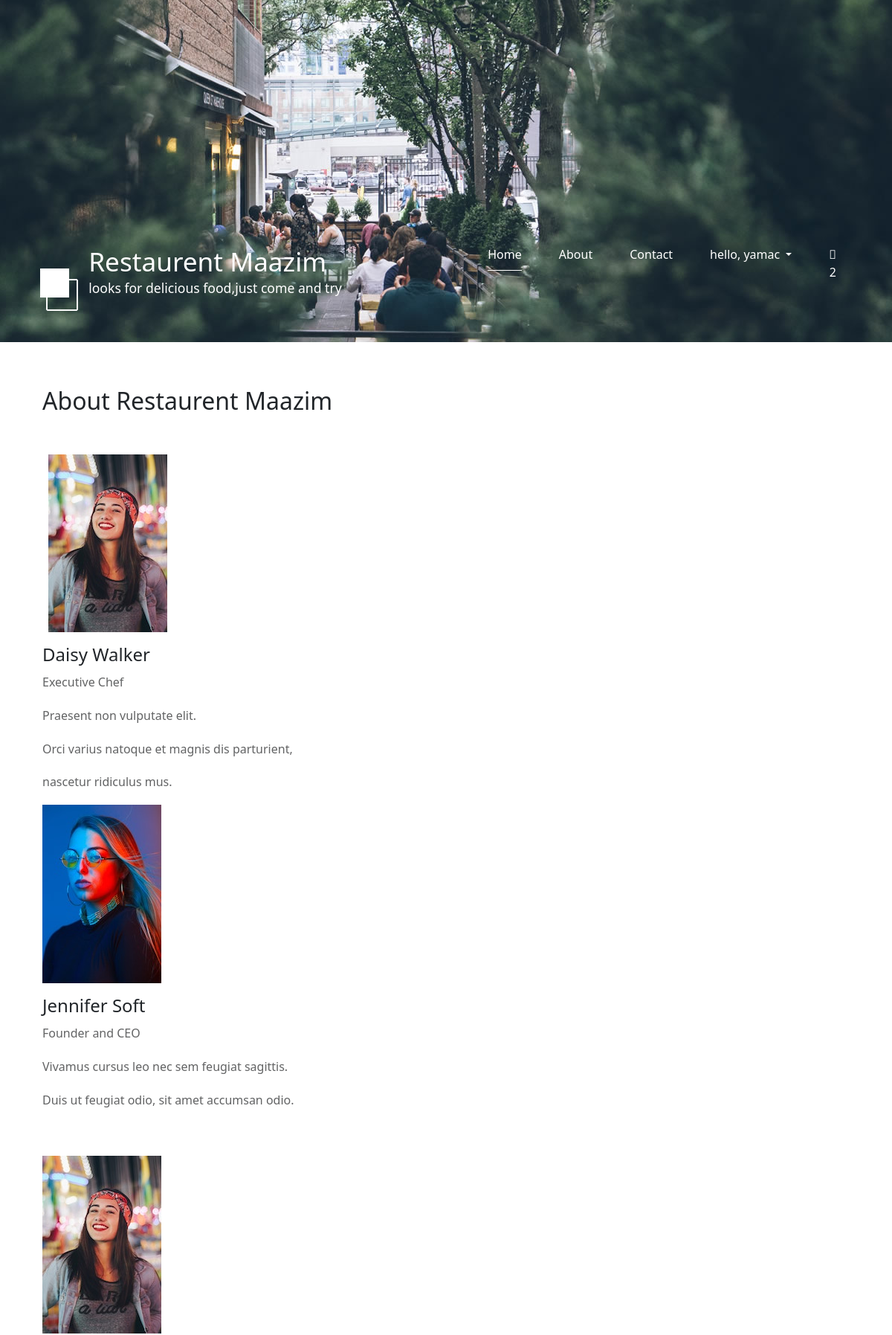
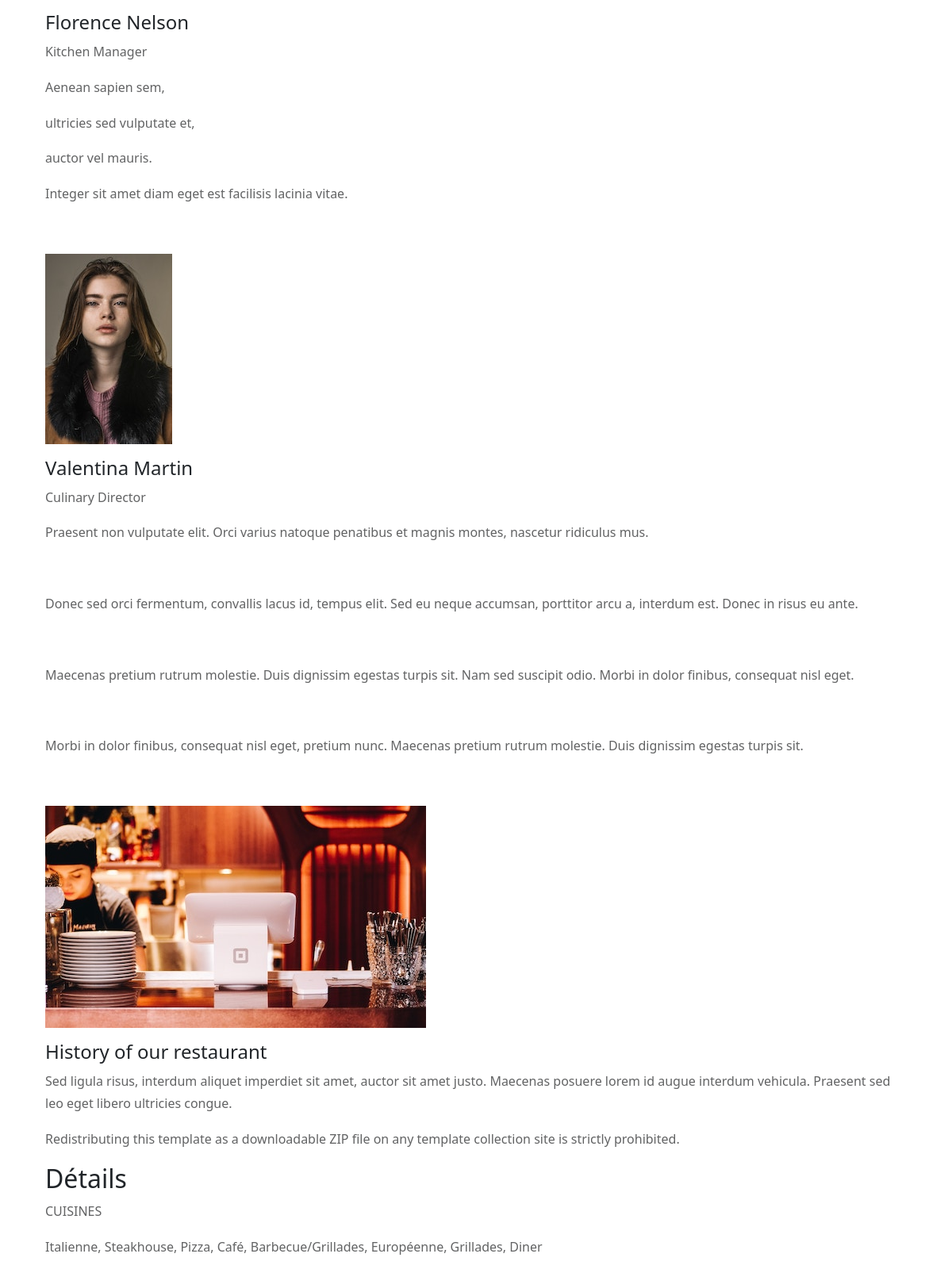
/about-us/ (signed in, upper part), run on the app's committed database (2 pictures, top to bottom).
### home/models.py (models this page shows, shortened)
class Setting(models.Model):
    title = models.CharField(max_length=150)
    keywords = models.CharField(max_length=255)
    description = models.CharField(max_length=255)
    smtpserver = models.CharField(blank=True,max_length=50)
    smtpemail = models.CharField(blank=True,max_length=50)
    smtppassword = models.CharField(blank=True,max_length=10)
    smtpport = models.CharField(blank=True,max_length=5)
    icon = models.ImageField(blank=True,upload_to='img/')
    aboutus = RichTextUploadingField(blank=True)
    create_at=models.DateTimeField(auto_now_add=True)
    update_at=models.DateTimeField(auto_now=True)

### home/views.py (the view)
# urls.py: path('about-us/', views.about,name="about_us"),
@login_required(login_url='accounts:login')
def about(request):
    setting=Setting.objects.get(id=1)
    context={'setting':setting}
    return render(request,'home/aboutus.html',context)

### home/templates/home/aboutus.html (shortened to what this page needs)
{% extends 'home/base.html' %}
{% load static %}
{% block content %}
    <div class="container">
    <main>
                <div class="tm-container-inner tm-persons">
                        {{setting.aboutus|safe}}
                </div>
            </main>
            </div>
        {% endblock %}

### home/templates/home/navbar.html (shortened to what this page needs)
{% load static %}
		<div class="placeholder">
			<div class="parallax-window" data-parallax="scroll" data-image-src="{% static 'img/simple-house-01.jpg' %}">
				<div class="tm-header">
					<div class="row tm-header-inner">
						<div class="col-md-6 col-12">
							<img src="{% static 'img/simple-house-logo.png' %}" alt="Logo" class="tm-site-logo" />
							<div class="tm-site-text-box">
								<h1 class="tm-site-title">Restaurent Maazim</h1>
								<h6 class="tm-site-description">looks for delicious food,just come and try</h6>
							</div>
						</div>
						<nav class="col-md-6 col-12 tm-nav">
							<ul class="tm-nav-ul">
								<li class="tm-nav-li"><a href="{% url 'home:home' %}" class="tm-nav-link active">Home</a></li>
								<li class="tm-nav-li"><a href="{% url 'home:about_us' %}" class="tm-nav-link">About</a></li>
								<li class="tm-nav-li"><a href="{% url 'home:contact' %}" class="tm-nav-link">Contact</a></li>
								{% if request.user.is_authenticated %}
									<li class="tm-nav-li dropdown ">
									<a class="tm-nav-link dropdown-toggle" href="#" id="navbarDropdown" role="button"
									 data-bs-toggle="dropdown" aria-expanded="false">
										hello, {{request.user.username}}
									</a>
									</li>
									{% else %}
                                <li class="tm-nav-li"><a href="{% url 'accounts:login' %}" class="tm-nav-link">Sign In</a></li>
								    {% endif %}
								<li class="tm-nav-li"><a href="#" class="tm-nav-link"><i class="fal fa-shopping-cart"></i><span class="qty">2</span></a></li>
							</ul>
						</nav>
					</div>
				</div>
			</div>
		</div>

### static/css/templatemo-style.css (style rules this page uses)
ul, nav, body, h1, h2, h4, h6, p, figure { margin: 0; padding: 0; }
a, button { transition: all 0.3s ease; }
html { box-sizing: border-box; -ms-overflow-style: scrollbar; }
*, *::before, *::after { box-sizing: inherit; }
.container { width: 100%; max-width: 1200px; margin-right: auto; margin-left: auto; }
.tm-container-inner, .tm-container-inner-2 { padding-left: 15px; padding-right: 15px; }
.row { display: -ms-flexbox; display: flex; -ms-flex-wrap: wrap; flex-wrap: wrap; margin-left: -15px; margin-right: -15px; }
.col-lg-3, .col-lg-4, .col-lg-6, .col-md-4, .col-md-6, .col-sm-6, .col-12 { position: relative; width: 100%; padding-right: 15px; padding-left: 15px; }
.col-12 { -ms-flex: 0 0 100%; flex: 0 0 100%; max-width: 100%; }
@media (min-width: 768px) { .col-md-6 { -ms-flex: 0 0 50%; flex: 0 0 50%; max-width: 50%; } }
body { font-family: 'Open Sans', Arial, sans-serif; font-size: 17px; background-color: #ccc; overflow-x: hidden; }
.container { background-color: white; }
p, address { color: #626364; line-height: 1.8; }
.placeholder { width: 100%; min-height: 460px; background-color: #556E5B; }
.parallax-window { min-height: 460px; background: transparent; position: relative; }
.tm-header { position: absolute; bottom: 0; left: 0; width: 100%; color: white; z-index: 1000; }
.tm-header-inner { padding: 40px 50px; }
.tm-site-logo { display: inline-block; margin-right: 5px; }
.tm-site-text-box { display: inline-block; }
.tm-site-title { font-size: 2.2rem; font-weight: 400; margin-bottom: 5px; }
.tm-site-description { font-size: 1.1rem; font-weight: 400; }
.tm-nav { text-align: right; margin-top: 30px; }
.tm-nav-ul { display: flex; justify-content: flex-end; }
.tm-nav-li { list-style: none; display: block; margin-bottom: 0; padding-right: 25px; padding-left: 25px; }
.tm-nav-link { color: white; text-decoration: none; padding-bottom: 10px; }
.tm-nav-link.active, .tm-nav-link:hover { border-bottom: 1px solid white; }
.tm-section, .tm-container-inner, .tm-container-inner-2 { margin-left: auto; margin-right: auto; }
@media (min-width: 768px) { .tm-gallery-page, .tm-section, .tm-container-inner, .tm-container-inner-2 { max-width: 840px; } }
@media (min-width: 992px) { .tm-container-inner { max-width: 1120px; } }
.tm-persons { margin-bottom: 20px; }

### data on the page
Setting: aboutus "About Restaurent Maazim Daisy Walker Executive Chef Praesent non vulputate elit. Orci varius natoque et magnis dis parturient, nascetur ridiculus mus. Jennifer Soft Founder and CEO Vivamus cursus leo nec sem feugiat sagittis. Duis ut feugiat odio, sit amet accumsan odio. Florence Nelson Kitchen Manager Aenean sapien sem, ultricies sed vulputate et, auctor vel mauris. Integer sit amet diam eget est facilisis lacinia vitae. Valentina Martin Culinary Director Praesent non vulputate elit. Orci varius natoque penatibus et magnis montes, nascetur ridiculus mus. Donec sed orci fermentum, convallis lacus id, tempus elit. Sed eu neque accumsan, porttitor arcu a, interdum est. Donec in risus eu ante.…", aboutus (picture)

### other printed values
{{ request.user.username }} "yamac"
